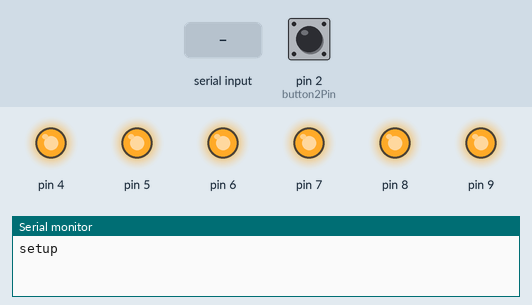
Bench run of a sketch on a simulated Arduino Uno, built with avr-gcc and run on an emulated ATmega328P. Shown: output pins drawn as LEDs (lit = HIGH), the last lines printed to the serial monitor. The test bench sets the inputs (shaded band); at power-on: pin 2 (button2Pin) HIGH.

Above: at 1.2 s.
1.3 s: pin 2 (button2Pin) pulled LOW for 0.15 s
At 1.38 s:
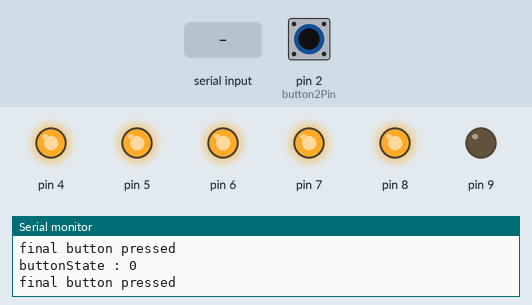
2.9 s: "1\n" received over Serial
4.4 s: pin 2 (button2Pin) pulled LOW for 3.2 s
At 8.1 s:
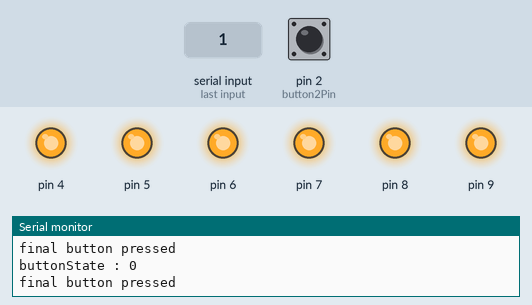
Timing chart, 0 to 9.6 s (numbered marks = the images above; inputs shaded):
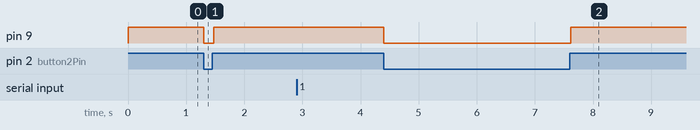

The sketch:

WaterPump.ino
```cpp
#include <ArduinoJson.h>

const int BUFFER_SIZE = 200;
const int pumps[] = {4, 5, 6, 7, 8, 9};
const char* pumpNames[] = {"A", "B", "C", "D", "Soda", "Final"};
const int buttonPin = 3;
const int button2Pin = 2;

// char* jsonData = "{\"A\":1000, \"B\":1000, \"C\":1000, \"D\":1000, \"Soda\":1000, \"Final\":1000}";

// StaticJsonDocument<200> doc;
int buttonState;
bool button2State;
int pumpTime;
int incomingByte = 0;

void setup() {
  Serial.begin(9600);
  Serial.setTimeout(10);
  Serial.println("setup");
  pinMode(buttonPin, INPUT_PULLUP);
  pinMode(button2Pin, INPUT_PULLUP);

  pinMode(4, OUTPUT);
  pinMode(5, OUTPUT);
  pinMode(6, OUTPUT);
  pinMode(7, OUTPUT);
  pinMode(8, OUTPUT);
  pinMode(9, OUTPUT);
  digitalWrite(4, HIGH);
  digitalWrite(5, HIGH);
  digitalWrite(6, HIGH);
  digitalWrite(7, HIGH);
  digitalWrite(8, HIGH);
  digitalWrite(9, HIGH);
}

void loop() {
  // buttonState = digitalRead(buttonPin);
  button2State = digitalRead(button2Pin);
  if (Serial.available()) {
    char jsonBuffer[BUFFER_SIZE];  // Buffer to store incoming data
    size_t len = Serial.readBytesUntil('\n', jsonBuffer, BUFFER_SIZE - 1);
    jsonBuffer[len] = '\0';  // Null-terminate the string

    // Create a JSON document
    StaticJsonDocument<BUFFER_SIZE> doc;

    // Deserialize the JSON data
    DeserializationError error = deserializeJson(doc, jsonBuffer);
    if (error) {
      Serial.print("JSON parsing failed: ");
      Serial.println(error.c_str());
      return;
    }
    Serial.println("rdata");
    buttonState = 1;

    if (buttonState) {
      buttonState = 0;
      Serial.println("button pressed");

      pumpTime = doc["A"] | 0;
      digitalWrite(4, LOW);
      Serial.print(4);
      Serial.println("high");
      Serial.println(pumpTime);
      delay(pumpTime);
      digitalWrite(4, HIGH);
      Serial.print(4);
      Serial.println("low");

      pumpTime = doc["B"] | 0;
      digitalWrite(5, LOW);
      Serial.print(5);
      Serial.println("high");
      delay(pumpTime);
      digitalWrite(5, HIGH);
      Serial.print(5);
      Serial.println("low");

      pumpTime = doc["C"] | 0;
      digitalWrite(6, LOW);
      Serial.print(6);
      Serial.println("high");
      delay(pumpTime);
      digitalWrite(6, HIGH);
      Serial.print(6);
      Serial.println("low");

      pumpTime = doc["D"] | 0;
      digitalWrite(7, LOW);
      Serial.print(7);
      Serial.println("high");
      delay(pumpTime);
      digitalWrite(7, HIGH);
      Serial.print(7);
      Serial.println("low");

      pumpTime = doc["Soda"] | 0;
      digitalWrite(8, LOW);
      Serial.print(8);
      Serial.println("high");
      delay(pumpTime);
      digitalWrite(8, HIGH);
      Serial.print(8);
      Serial.println("low");

      // pumpTime = doc["Final"] | 0;
      // digitalWrite(9, LOW);
      // Serial.print(9);
      // Serial.println("high");
      // delay(pumpTime);
      // digitalWrite(9, HIGH);
      // Serial.print(9);
      // Serial.println("low");
    }
  }


  if (button2State == LOW) {
    Serial.print("buttonState : ");
    Serial.println(buttonState);
    Serial.println("final button pressed");
    digitalWrite(9, LOW);
  }
  else{
    digitalWrite(9, HIGH);
  }
}

// {'Emotion_name': 'Anticipation', 'Drink_name': 'Awaited Delight', 'Emotional_Ingredient': [{'Emotion': 'Hope', 'polar_angel': 60, 'percentage': '50%'}, {'Emotion': 'Excitement', 'polar_angel': 20, 'percentage': '50%'}], 'Overall_Polar_coordinate': {'Polar_angle': 40, 'Percentage': 0.5}, 'Recipe': {'Ingredients': [{'Ingredient_name': 'mango juice', 'Proportion': '60%'}, {'Ingredient_name': 'lime juice', 'Proportion': '40%'}]}}
```

Measured:
- after the input at 1.3 s, pin 9: HIGH → LOW at once, → HIGH 0.18 s later
- after the input at 4.4 s, pin 9: HIGH → LOW at once, → HIGH 3.2 s later
